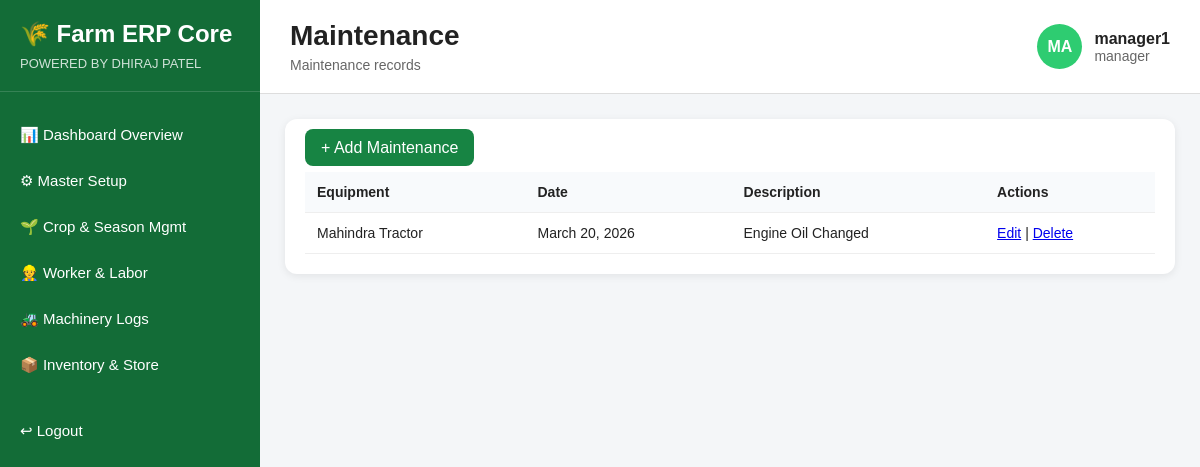
Screenshot of /machinery/maintenance/ (signed in) with the database file from the repository.
### accounts/models.py (models this page shows, shortened)
class User(AbstractUser):
    ROLE_CHOICES = (
        ('admin', 'Admin'),
        ('manager', 'Manager'),
        ('supervisor', 'Supervisor'),
        ('storekeeper', 'Storekeeper'),
        ('accountant', 'Accountant'),
        ('sales', 'Sales'),
        ('field_staff', 'Field Staff'),
    )
    role = models.CharField(max_length=20, choices=ROLE_CHOICES, default='field_staff')
    phone = models.CharField(max_length=15, blank=True, null=True)

### machinery/models.py (models this page shows, shortened)
class Maintenance(models.Model):
    equipment = models.ForeignKey(Equipment, on_delete=models.CASCADE)
    date = models.DateField()
    description = models.TextField()

class Equipment(models.Model):
    name = models.CharField(max_length=100)
    type = models.CharField(max_length=50)
    number = models.CharField(max_length=50)

### machinery/views.py (the view)
# urls.py: path('maintenance/', views.maintenance_list, name='maintenance_list'),
@role_required(['admin', 'manager'])
def maintenance_list(request):
    maintenances = Maintenance.objects.all()
    return render(request, 'machinery/maintenance_list.html', {'maintenances': maintenances})

### templates/machinery/maintenance_list.html (shortened to what this page needs)
{% extends 'base/erp_base.html' %}
{% block page_title %}Maintenance{% endblock %}
{% block page_subtitle %}Maintenance records{% endblock %}
{% block content %}
<div class="section-box">
    <div style="margin-bottom:15px;">
        <a href="{% url 'add_maintenance' %}" style="padding:10px 16px; background:#178443; color:white; text-decoration:none; border-radius:8px;">+ Add Maintenance</a>
    </div>
    <table>
        <tr>
            <th>Equipment</th>
            <th>Date</th>
            <th>Description</th>
            <th>Actions</th>
        </tr>
        {% for item in maintenances %}
        <tr>
            <td>{{ item.equipment.name }}</td>
            <td>{{ item.date }}</td>
            <td>{{ item.description }}</td>
            <td>
                <a href="{% url 'edit_maintenance' item.id %}">Edit</a> |
                <a href="{% url 'delete_maintenance' item.id %}">Delete</a>
            </td>
        </tr>
        {% endfor %}
    </table>
</div>
{% endblock %}

### templates/base/erp_base.html (shortened to what this page needs)
{% load static %}
<!DOCTYPE html>
<html lang="en">
<head>
    <link rel="stylesheet" href="{% static 'css/dashboard.css' %}">
</head>
<body>
    <div class="erp-container">
        <aside class="sidebar">
            <div class="sidebar-brand">
                <h2>🌾 Farm ERP Core</h2>
                <p>POWERED BY DHIRAJ PATEL</p>
            </div>
            <nav class="sidebar-menu">
                {% if request.user.role == 'manager' %}
                    <a href="{% url 'manager_dashboard' %}" class="menu-item">📊 Dashboard Overview</a>
                    <a href="{% url 'master_dashboard' %}" class="menu-item">⚙ Master Setup</a>
                    <a href="{% url 'crop_season_dashboard' %}" class="menu-item">🌱 Crop &amp; Season Mgmt</a>
                    <a href="{% url 'labor_dashboard' %}" class="menu-item">👷 Worker &amp; Labor</a>
                    <a href="{% url 'machinery_dashboard' %}" class="menu-item">🚜 Machinery Logs</a>
                    <a href="{% url 'inventory_dashboard' %}" class="menu-item">📦 Inventory &amp; Store</a>
                {% endif %}
                <a href="{% url 'logout' %}" class="menu-item logout-btn">↩ Logout</a>
            </nav>
        </aside>
        <main class="main-content">
            <header class="topbar">
                <div>
                    <h1>{% block page_title %}Dashboard{% endblock %}</h1>
                    <p>{% block page_subtitle %}Farm ERP Overview{% endblock %}</p>
                </div>
                <div class="topbar-user">
                    <div class="user-circle">
                        {{ request.user.username|slice:":2"|upper }}
                    </div>
                    <div>
                        <h4>{{ request.user.username }}</h4>
                        <p>{{ request.user.role }}</p>
                    </div>
                </div>
            </header>
            <section class="content-area">
                {% block content %}{% endblock %}
            </section>
        </main>
    </div>
</body>
</html>

### static/css/dashboard.css (style rules this page uses)
* { margin: 0; padding: 0; box-sizing: border-box; }
body { font-family: Arial, sans-serif; background-color: #f4f6f8; color: #222; }
.erp-container { display: flex; min-height: 100vh; }
.sidebar { width: 260px; background: #136c37; color: white; padding: 20px 0; display: flex; flex-direction: column; }
.sidebar-brand { padding: 0 20px 20px; border-bottom: 1px solid rgba(255,255,255,0.15); }
.sidebar-brand h2 { font-size: 24px; margin-bottom: 8px; }
.sidebar-brand p { font-size: 13px; opacity: 0.8; }
.sidebar-menu { margin-top: 20px; display: flex; flex-direction: column; }
.menu-item { color: white; text-decoration: none; padding: 14px 20px; font-size: 15px; transition: 0.3s; }
.logout-btn { margin-top: 20px; }
.main-content { flex: 1; display: flex; flex-direction: column; }
.topbar { background: white; padding: 20px 30px; display: flex; justify-content: space-between; align-items: center; border-bottom: 1px solid #ddd; }
.topbar h1 { font-size: 28px; margin-bottom: 5px; }
.topbar p { color: #666; font-size: 14px; }
.topbar-user { display: flex; align-items: center; gap: 12px; }
.user-circle { width: 45px; height: 45px; background: #2ecc71; color: white; border-radius: 50%; display: flex; align-items: center; justify-content: center; font-weight: bold; text-transform: uppercase; }
.content-area { padding: 25px; }
.section-box { background: white; border-radius: 12px; padding: 20px; box-shadow: 0 2px 8px rgba(0,0,0,0.08); margin-bottom: 20px; }
table { width: 100%; border-collapse: collapse; }
table th, table td { text-align: left; padding: 12px; border-bottom: 1px solid #eee; font-size: 14px; }
table th { background-color: #f8fafc; font-weight: bold; }

### rows the page displays
User: user.username "MA", user.username "manager1", user.role "manager"
Maintenance: equipment.name "Mahindra Tractor", date "March 20, 2026", description "Engine Oil Changed"
